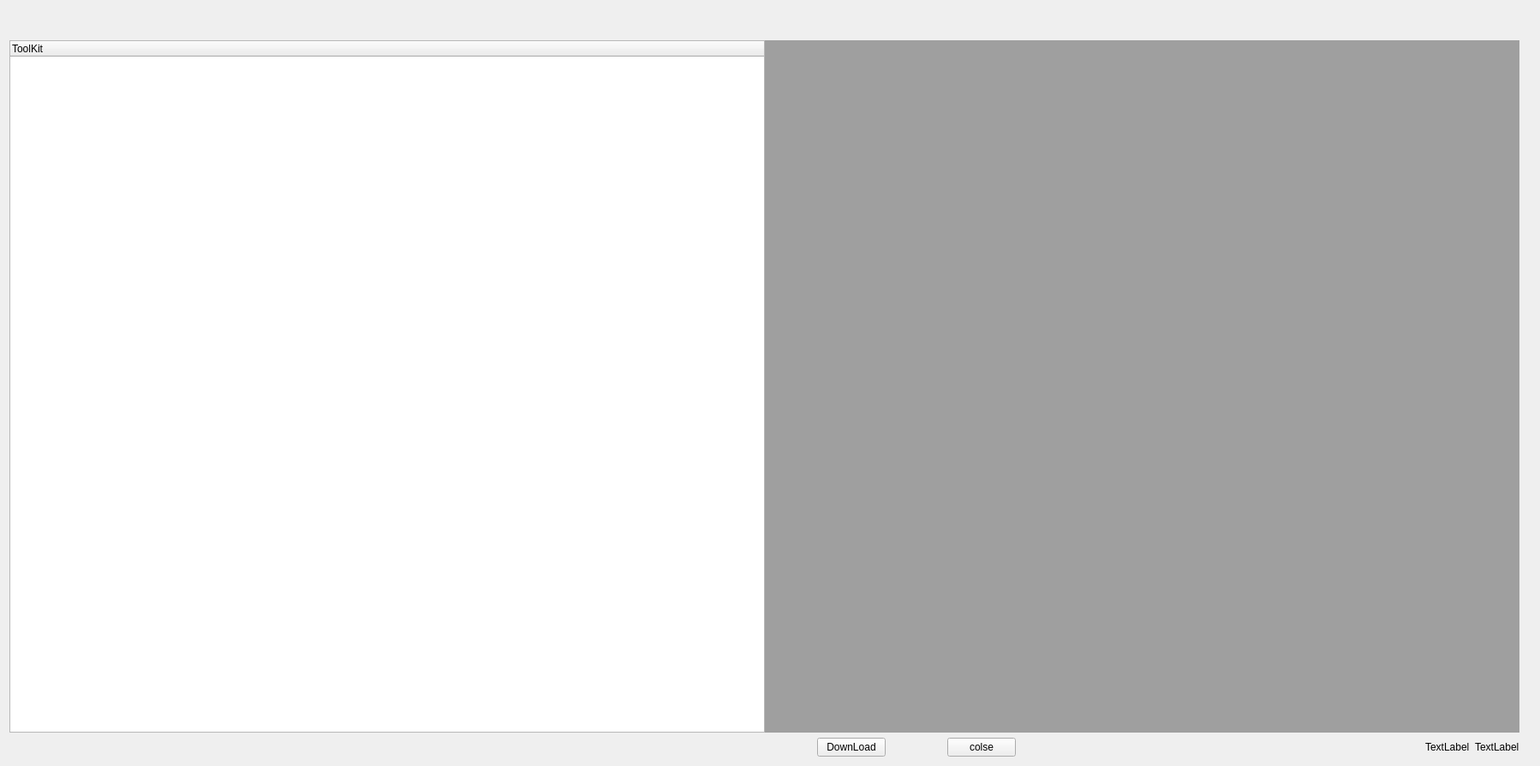
<?xml version="1.0" encoding="UTF-8"?>
<ui version="4.0">
 <class>DevSetting_Monitoring_Aids</class>
 <widget class="QDialog" name="DevSetting_Monitoring_Aids">
  <property name="geometry">
   <rect>
    <x>0</x>
    <y>0</y>
    <width>1798</width>
    <height>894</height>
   </rect>
  </property>
  <property name="windowTitle">
   <string>Dialog</string>
  </property>
  <layout class="QGridLayout" name="gridLayout">
   <item row="0" column="0">
    <layout class="QHBoxLayout" name="horizontalLayout_2">
     <property name="spacing">
      <number>0</number>
     </property>
     <item>
      <widget class="QPushButton" name="pushButton_new">
       <property name="minimumSize">
        <size>
         <width>30</width>
         <height>30</height>
        </size>
       </property>
       <property name="maximumSize">
        <size>
         <width>30</width>
         <height>30</height>
        </size>
       </property>
       <property name="text">
        <string/>
       </property>
       <property name="icon">
        <iconset>
         <normalon>:/Image/new.png</normalon>
        </iconset>
       </property>
       <property name="iconSize">
        <size>
         <width>30</width>
         <height>30</height>
        </size>
       </property>
       <property name="autoDefault">
        <bool>false</bool>
       </property>
       <property name="default">
        <bool>true</bool>
       </property>
       <property name="flat">
        <bool>true</bool>
       </property>
      </widget>
     </item>
     <item>
      <widget class="QPushButton" name="pushButton_open">
       <property name="minimumSize">
        <size>
         <width>30</width>
         <height>30</height>
        </size>
       </property>
       <property name="maximumSize">
        <size>
         <width>30</width>
         <height>30</height>
        </size>
       </property>
       <property name="text">
        <string/>
       </property>
       <property name="icon">
        <iconset>
         <normalon>:/Image/open.png</normalon>
        </iconset>
       </property>
       <property name="iconSize">
        <size>
         <width>30</width>
         <height>30</height>
        </size>
       </property>
       <property name="autoDefault">
        <bool>false</bool>
       </property>
       <property name="default">
        <bool>true</bool>
       </property>
       <property name="flat">
        <bool>true</bool>
       </property>
      </widget>
     </item>
     <item>
      <widget class="QPushButton" name="pushButton_save">
       <property name="minimumSize">
        <size>
         <width>30</width>
         <height>30</height>
        </size>
       </property>
       <property name="maximumSize">
        <size>
         <width>30</width>
         <height>30</height>
        </size>
       </property>
       <property name="text">
        <string/>
       </property>
       <property name="icon">
        <iconset>
         <normalon>:/Image/save.png</normalon>
        </iconset>
       </property>
       <property name="iconSize">
        <size>
         <width>30</width>
         <height>30</height>
        </size>
       </property>
       <property name="flat">
        <bool>true</bool>
       </property>
      </widget>
     </item>
     <item>
      <widget class="QPushButton" name="pushButton_saveAs">
       <property name="minimumSize">
        <size>
         <width>30</width>
         <height>30</height>
        </size>
       </property>
       <property name="maximumSize">
        <size>
         <width>30</width>
         <height>30</height>
        </size>
       </property>
       <property name="text">
        <string/>
       </property>
       <property name="icon">
        <iconset>
         <normalon>:/Image/saveas.png</normalon>
        </iconset>
       </property>
       <property name="iconSize">
        <size>
         <width>30</width>
         <height>30</height>
        </size>
       </property>
       <property name="flat">
        <bool>true</bool>
       </property>
      </widget>
     </item>
     <item>
      <widget class="QPushButton" name="pushButton_undo">
       <property name="minimumSize">
        <size>
         <width>30</width>
         <height>30</height>
        </size>
       </property>
       <property name="maximumSize">
        <size>
         <width>30</width>
         <height>30</height>
        </size>
       </property>
       <property name="text">
        <string/>
       </property>
       <property name="icon">
        <iconset>
         <normalon>:/Image/undo.png</normalon>
        </iconset>
       </property>
       <property name="iconSize">
        <size>
         <width>30</width>
         <height>30</height>
        </size>
       </property>
       <property name="flat">
        <bool>true</bool>
       </property>
      </widget>
     </item>
     <item>
      <widget class="QPushButton" name="pushButton_redo">
       <property name="minimumSize">
        <size>
         <width>30</width>
         <height>30</height>
        </size>
       </property>
       <property name="maximumSize">
        <size>
         <width>30</width>
         <height>30</height>
        </size>
       </property>
       <property name="text">
        <string/>
       </property>
       <property name="icon">
        <iconset>
         <normalon>:/Image/redo.png</normalon>
        </iconset>
       </property>
       <property name="iconSize">
        <size>
         <width>30</width>
         <height>30</height>
        </size>
       </property>
       <property name="flat">
        <bool>true</bool>
       </property>
      </widget>
     </item>
     <item>
      <spacer name="horizontalSpacer_4">
       <property name="orientation">
        <enum>Qt::Horizontal</enum>
       </property>
       <property name="sizeHint" stdset="0">
        <size>
         <width>40</width>
         <height>20</height>
        </size>
       </property>
      </spacer>
     </item>
    </layout>
   </item>
   <item row="1" column="0" colspan="8">
    <layout class="QHBoxLayout" name="horizontalLayout">
     <property name="spacing">
      <number>0</number>
     </property>
     <item>
      <widget class="ToolKitTree" name="treeWidget">
       <property name="maximumSize">
        <size>
         <width>16777215</width>
         <height>16777215</height>
        </size>
       </property>
       <property name="styleSheet">
        <string notr="true"/>
       </property>
       <column>
        <property name="text">
         <string>ToolKit</string>
        </property>
       </column>
      </widget>
     </item>
     <item>
      <widget class="QMdiArea" name="mdiArea"/>
     </item>
    </layout>
   </item>
   <item row="2" column="1">
    <spacer name="horizontalSpacer_3">
     <property name="orientation">
      <enum>Qt::Horizontal</enum>
     </property>
     <property name="sizeHint" stdset="0">
      <size>
       <width>40</width>
       <height>20</height>
      </size>
     </property>
    </spacer>
   </item>
   <item row="2" column="2">
    <widget class="QPushButton" name="pushButton_Down">
     <property name="text">
      <string>DownLoad</string>
     </property>
    </widget>
   </item>
   <item row="2" column="3">
    <widget class="QLabel" name="label">
     <property name="minimumSize">
      <size>
       <width>60</width>
       <height>0</height>
      </size>
     </property>
     <property name="text">
      <string/>
     </property>
    </widget>
   </item>
   <item row="2" column="4">
    <widget class="QPushButton" name="pushButton_close">
     <property name="text">
      <string>colse</string>
     </property>
    </widget>
   </item>
   <item row="2" column="5">
    <spacer name="horizontalSpacer">
     <property name="orientation">
      <enum>Qt::Horizontal</enum>
     </property>
     <property name="sizeHint" stdset="0">
      <size>
       <width>40</width>
       <height>20</height>
      </size>
     </property>
    </spacer>
   </item>
   <item row="2" column="6">
    <widget class="QLabel" name="label_statusBar">
     <property name="minimumSize">
      <size>
       <width>20</width>
       <height>0</height>
      </size>
     </property>
     <property name="autoFillBackground">
      <bool>false</bool>
     </property>
     <property name="text">
      <string>TextLabel</string>
     </property>
    </widget>
   </item>
   <item row="2" column="7">
    <widget class="QLabel" name="label_rect">
     <property name="text">
      <string>TextLabel</string>
     </property>
    </widget>
   </item>
   <item row="2" column="8">
    <widget class="QLabel" name="label_2">
     <property name="minimumSize">
      <size>
       <width>5</width>
       <height>0</height>
      </size>
     </property>
     <property name="text">
      <string/>
     </property>
    </widget>
   </item>
  </layout>
 </widget>
 <customwidgets>
  <customwidget>
   <class>ToolKitTree</class>
   <extends>QTreeWidget</extends>
   <header location="global">frame/toolkittree.h</header>
  </customwidget>
 </customwidgets>
 <resources/>
 <connections/>
</ui>
